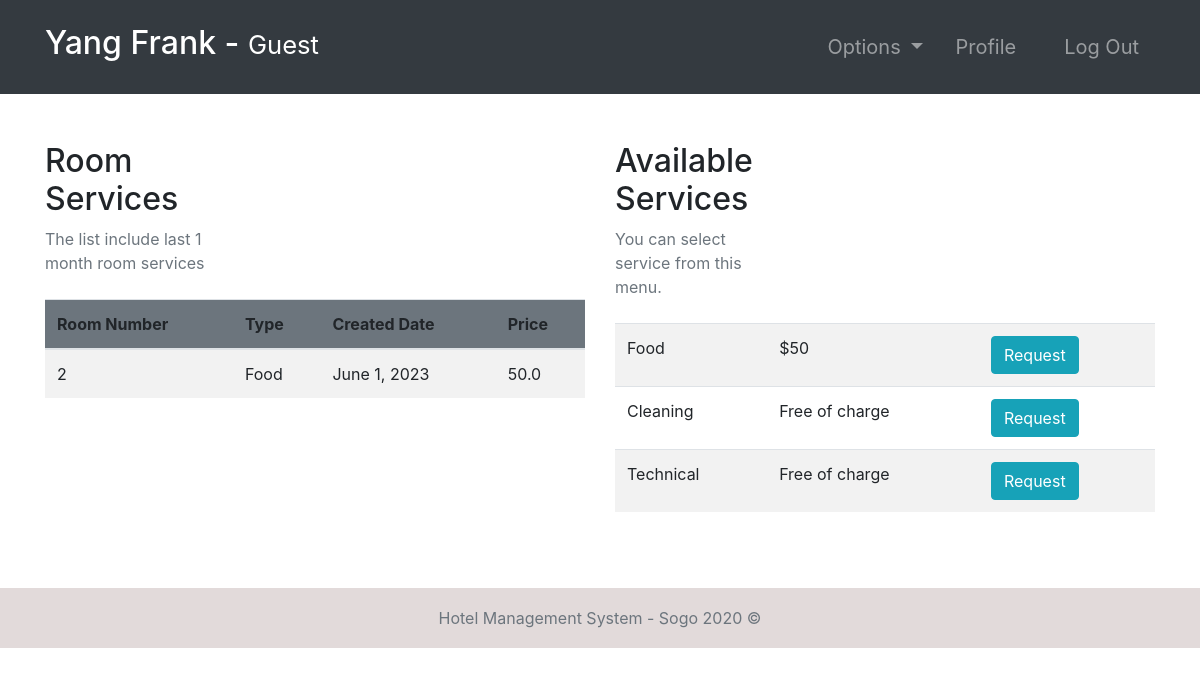
Page /current-room-services/ (signed in) on the committed database.
### room/models.py (models this page shows, shortened)
class Room(models.Model):
    number = models.IntegerField(primary_key=True)
    capacity = models.SmallIntegerField()
    numberOfBeds = models.SmallIntegerField()
    price = models.FloatField()
    statusStartDate = models.DateField(null=True)
    statusEndDate = models.DateField(null=True)
    roomType = models.CharField(max_length=10)
    def __str__(self):
        return str(self.number)

class RoomServices(models.Model):
    SERVICES_TYPES = (
        ('Food', 'Food'),
        ('Cleaning', 'Cleaning'),
        ('Technical', 'Technical'),
    )
    curBooking = models.ForeignKey(
        Booking,   null=True, on_delete=models.CASCADE)
    room = models.ForeignKey(Room, on_delete=models.CASCADE)
    createdDate = models.DateField(default=timezone.now)
    servicesType = models.CharField(max_length=20, choices=SERVICES_TYPES)
    price = models.FloatField()

### room/views.py (the view, shortened to what this page needs)
# urls.py: path('current-room-services/', current_room_services,
@login_required(login_url='login')
def current_room_services(request):
    import datetime
    role = str(request.user.groups.all()[0])
    path = role + "/"
    curGuest = Guest.objects.get(user=request.user)
    curBooking = Booking.objects.filter(guest=curGuest).last()
    if curBooking is not None:
        curRoom = Room.objects.get(number=curBooking.roomNumber.number)
    else:
        context = {
            "role": role,
            "error": "You Don't Have Booking Right Now"
        }
        return render(request, path + "current-room-services.html", context)
    curRoomServices = RoomServices.objects.filter(curBooking=curBooking)
    room_services = RoomServices.objects.all()
    group = Group.objects.get(name='staff')
    users = User.objects.filter(groups=group)
    allEmployees = Employee.objects.filter(user__in=users)
    availableEmployee = list()
    maxTaskNum = 10
    context = {
        "role": role,
        "room_services": room_services,
        "curGuest": curGuest,
        "curBooking": curBooking,
        "curRoom": curRoom,
        "curRoomServices": curRoomServices
    }
    return render(request, path + "current-room-services.html", context)

### accounts/models.py (called while the page is built)
    def currentRoom(self):
        booking = Booking.objects.filter(guest=self).last()
        return booking.roomNumber

### Templates/guest/current-room-services.html (shortened to what this page needs)
{% extends '../index.html' %} {% block context %} {% if error is not None %}
<div class="alert alert-danger p-3 m-5">{{error}}</div>
{% else %}
<div class="container py-5">
  <div class="row">
    <div class="col-md-6">
      <div class="table-header row">
        <div class="col-sm-12 col-md-12 col-lg-4 mb-4">
          <h2>Room Services</h2>
          <span class="text-muted"
            >The list include last 1 month room services</span
          >
        </div>
      </div>
      <table class="table table-hover table-striped">
        <thead class="bg-secondary rounded">
          <tr>
            <th>Room Number</th>
            <th>Type</th>
            <th>Created Date</th>
            <th>Price</th>
          </tr>
        </thead>
        <tbody>
          {% for crs in curRoomServices %}
          <tr>
            <td>{{curRoom}}</td>
            <td>{{crs.servicesType}}</td>
            <td>{{crs.createdDate}}</td>
            <td>{{crs.price}}</td>
          </tr>
          {% endfor %}
        </tbody>
      </table>
    </div>
    <div class="table-responsive col-md-6">
      <div class="table-header row">
        <div class="col-sm-12 col-md-12 col-lg-4 mb-4">
          <h2>Available Services</h2>
          <span class="text-muted">You can select service from this menu.</span>
        </div>
      </div>
      <table class="table table-hover table-striped">
        <form action="" method="POST">
          <tbody>
            <tr>
              <td>Food</td>
              <td>$50</td>
              <td>
                <button name="foodReq" type="submit" class="btn btn-info">
                  Request
                </button>
              </td>
            </tr>
            <tr>
              <td>Cleaning</td>
              <td>Free of charge</td>
              <td>
                <button name="cleaningReq" type="submit" class="btn btn-info">
                  Request
                </button>
              </td>
            </tr>
            <tr>
              <td>Technical</td>
              <td>Free of charge</td>
              <td>
                <button name="techReq" type="submit" class="btn btn-info">
                  Request
                </button>
              </td>
            </tr>
          </tbody>
        </form>
      </table>
    </div>
  </div>
</div>
{% endif %} {% endblock %}

### Templates/incs/nav.html (shortened to what this page needs)
<nav class="navbar navbar-dark bg-dark navbar-expand-lg py-3 " role="navigation">
    <div class="container">
        <a href="" class="navbar-brand">
            <h2 class="text-capitalize">
                {{ request.user.first_name }} {{ request.user.last_name }} -
                <small>
                    {{ role }}
                </small>
            </h2>
        </a>
        <div class="collapse navbar-collapse" id="navbarTags">
            <ul class="navbar-nav ml-auto">
                <li class="nav-item dropdown p-2">
                    <a class="nav-link dropdown-toggle" href="#" id="navbarDropdown" role="button"
                        data-toggle="dropdown" aria-haspopup="true" aria-expanded="false">
                        Options
                    </a>
                </li>
                <li class="nav-item mr-3 p-2">
                    {% if role == 'guest' %}
                    <a href="{% url 'guest-profile' user.id %}" class="nav-link">Profile</a>
                    {% endif %}
                </li>
                <li class="nav-item p-2 ">
                    <a href="{% url 'logout' %}" class="nav-link">Log Out</a>
                </li>
            </ul>
        </div>
    </div>
</nav>

### static/css/main.css (style rules this page uses)
* { margin: 0; padding: 0; -webkit-font-smoothing: antialiased; }
body { position: relative; }
nav .nav-item { font-size: 20px; }

### rows in the picture
RoomServices: servicesType "Food", createdDate "June 1, 2023", price "50.0"
Room: number "2"

### other values in the picture
{{ request.user.first_name }} "Yang"
{{ request.user.last_name }} "Frank"
{{ role }} "Guest"
